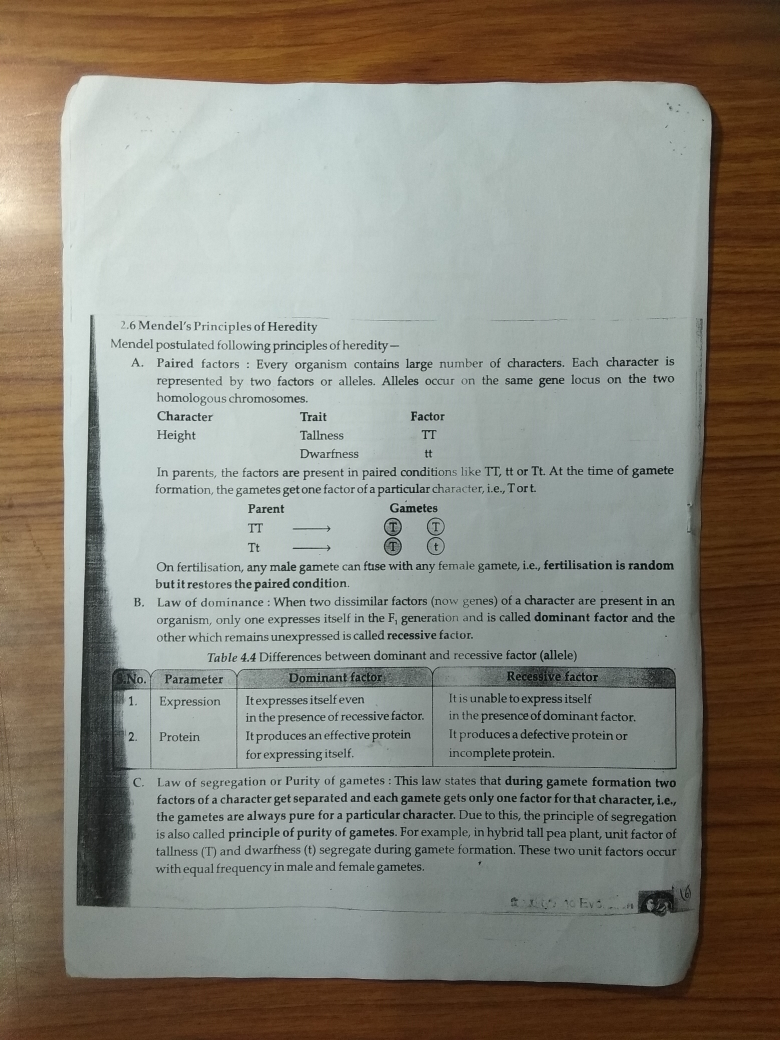
#> input picture OCR_preprocess/images/image2.jpg, 3120 x 4160 px, found by its file name (shown at 1/4 size)
$ python OCR_preprocess.py
#> lines starting #> are read from the running program, lines starting #| are printed output that depends on the picture; after the words box and inside, x2 and y2 are one past the last pixel; in counts of white or black regions, pixels touching at a corner belong together
### OCR_preprocess/fpoint_transform.py
import numpy as np
import cv2

def order_points(pts):
    #make a zeros array for 4 points
    rect = np.zeros((4,2), dtype = "float32")

    #get top left and bottom right point by getting sum of coordinates of all points
    s = pts.sum(axis = 1)
    rect[0] = pts[np.argmin(s)]
    rect[2] = pts[np.argmax(s)]

    #get top left and bottom right point by getting difference of coordinates of all points
    d = np.diff(pts, axis=1)
    rect[1] = pts[np.argmin(d)]
    rect[3] = pts[np.argmax(d)]

    return rect

def four_point_transform(image, pts):
    rect = order_points(pts)
    (tl, tr, br, bl) = rect

    #computing width of new image
    widthA = np.sqrt(((br[0] - bl[0]) ** 2) + ((br[1] - bl[1]) ** 2))
    widthB = np.sqrt(((tr[0] - tl[0]) ** 2) + ((tr[1] - tl[1]) ** 2))
    maxWidth = max(int(widthA), int(widthB))

    #computing length of new image
    heightA = np.sqrt(((tr[0] - br[0]) ** 2) + ((tr[1] - br[1]) ** 2))
    heightB = np.sqrt(((tl[0] - bl[0]) ** 2) + ((tl[1] - bl[1]) ** 2))
    maxHeight = max(int(heightA), int(heightB))

    #making array containing positions of the pixels at 4 boundary points of the new image
    dst = np.array([
		[0, 0],
		[maxWidth - 1, 0],
		[maxWidth - 1, maxHeight - 1],
		[0, maxHeight - 1]], dtype = "float32")

    #computing transform array from the boundary points of new and old images
    M = cv2.getPerspectiveTransform(rect, dst)
    #applying perspective transform using transform array M
    warped = cv2.warpPerspective(image, M, (maxWidth, maxHeight))

    return warped

### OCR_preprocess/OCR_preprocess.py
import fpoint_transform
from fpoint_transform import four_point_transform
import skimage
from skimage.filters import threshold_local
import numpy as np
import cv2
import imutils

#Getting image from path and then resizing it for preprocessing
path = r"C:\Users\nauri\source\repos\OCR_preprocess\OCR_preprocess\images"
image = cv2.imread(path + "\image2.jpg")
#> image is the input picture: shape (4160, 3120, 3); mean B, G, R 125.6, 135.9, 138.3
ratio = image.shape[0]/500.0
#> ratio = 8.32
orig = image.copy()
image = imutils.resize(image, height=500)
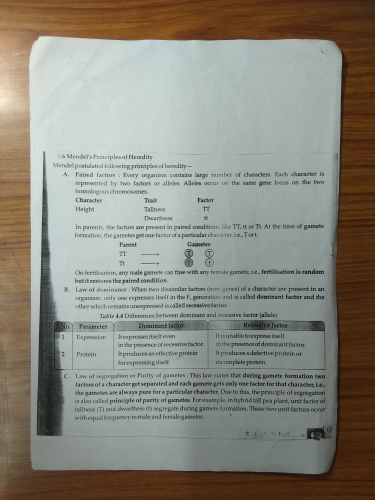
#> image: shape (500, 375, 3); mean B, G, R 125.6, 135.9, 138.3

#converting image to grayscale and then applying filters
gray = cv2.cvtColor(image, cv2.COLOR_BGR2GRAY)
gray = cv2.bilateralFilter(gray, 9, 75, 75)
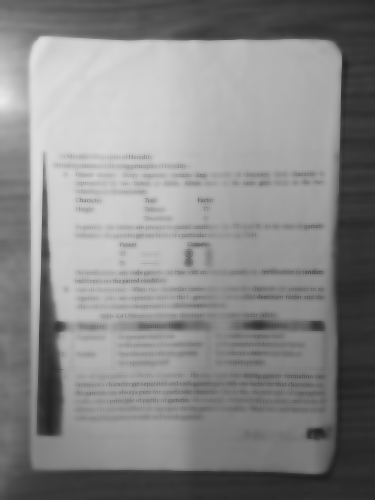
#> gray: shape (500, 375); min 29, max 234, mean 135.7
img = cv2.adaptiveThreshold(gray, 255, cv2.ADAPTIVE_THRESH_GAUSSIAN_C, cv2.THRESH_BINARY, 115, 4)
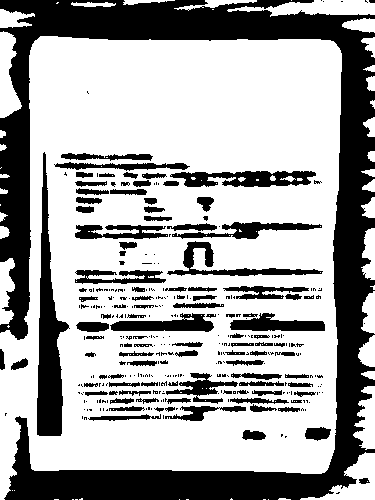
#> img: shape (500, 375); 65.7% white; 318 black regions (214 under 20 px), largest, box (x1, y1, x2, y2) and area: (0, 0, 375, 500) 41331, (37, 152, 70, 436) 4098, (170, 171, 316, 187) 1575
img = cv2.medianBlur(img, 11)
#> img: shape (500, 375); 69.1% white; 78 black regions (35 under 20 px), largest, box (x1, y1, x2, y2) and area: (0, 0, 375, 500) 41995, (37, 191, 67, 436) 3940, (168, 163, 312, 187) 1644
img = cv2.copyMakeBorder(img, 5, 5, 5, 5, cv2.BORDER_CONSTANT, value=[0, 0, 0])
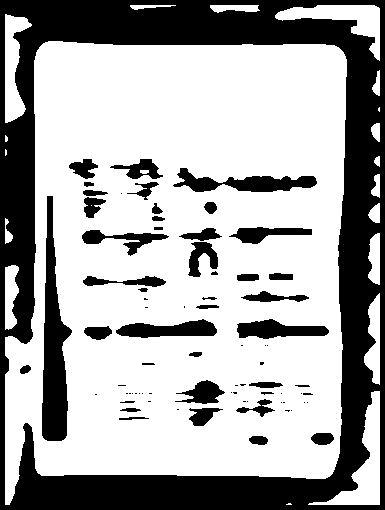
#> img: shape (510, 385); 66% white; 76 black regions (34 under 20 px), largest, box (x1, y1, x2, y2) and area: (0, 0, 385, 510) 50914, (42, 196, 72, 441) 3940, (173, 168, 317, 192) 1644

#applying erosion and dilation techniques to reduce noise in regions as well as reducing smaller irrelevant regions
thresh = cv2.erode(img, None, iterations=7)
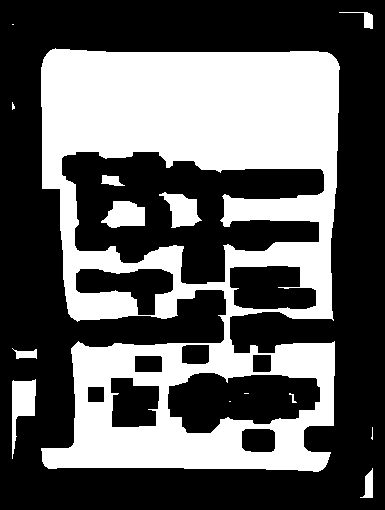
#> thresh: shape (510, 385); 37.1% white; 14 white regions (5 under 20 px), largest, box (x1, y1, x2, y2) and area: (41, 48, 340, 472) 69394, (12, 379, 36, 459) 970, (101, 201, 145, 228) 866
thresh = cv2.dilate(thresh, None, iterations=7)
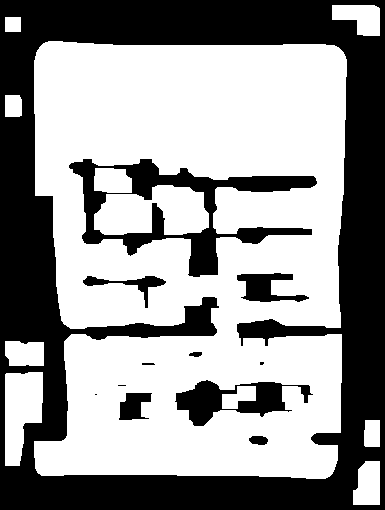
#> thresh: shape (510, 385); 59.1% white; 12 black regions (3 under 20 px), largest, box (x1, y1, x2, y2) and area: (0, 0, 385, 510) 67340, (69, 159, 317, 277) 7735, (175, 380, 313, 426) 2709

#applying canny filter to get edges
edges = cv2.Canny(thresh, 200, 250)
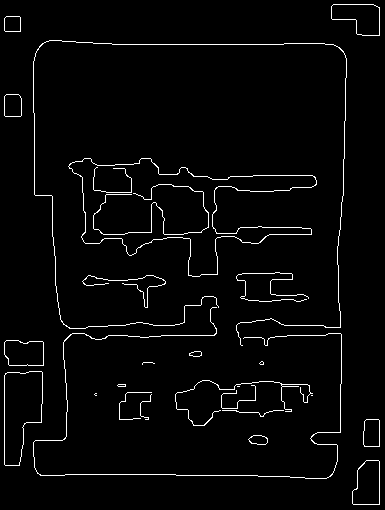
#> edges: shape (510, 385); 2.9% white in thin lines or dots

#finding countours in the image
contours = cv2.findContours(edges, cv2.RETR_TREE, cv2.CHAIN_APPROX_SIMPLE)
#> contours = 39 contours, 18 with area under 20; largest, box (x1, y1, x2, y2) and area: (68, 158, 317, 277) 12870, (68, 158, 317, 277) 12826, (4, 371, 43, 466) 2656, (4, 371, 43, 466) 2654, (331, 4, 380, 36) 1070
contours = imutils.grab_contours(contours)
contours = sorted(contours, key = cv2.contourArea, reverse = True)[:5]
#> contours = 5 contours; box (x1, y1, x2, y2) and area: (68, 158, 317, 277) 12870, (68, 158, 317, 277) 12826, (4, 371, 43, 466) 2656, (4, 371, 43, 466) 2654, (331, 4, 380, 36) 1070

height = edges.shape[0]
#> height = 510
width = edges.shape[1]
#> width = 385
#MAX_COUNTOUR_AREA = (width - 10) * (height - 10)

#maxAreaFound = MAX_COUNTOUR_AREA * 0.5

#default initialization for page countours
pageContour = np.array([[5, 5], [5, height-5], [width-5, height-5], [width-5, 5]])
#> pageContour = [[5, 5], [5, 505], [380, 505], [380, 5]]

for cnt in contours:
    # Simplify contour
    perimeter = cv2.arcLength(cnt, True)
    approx = cv2.approxPolyDP(cnt, 0.03 * perimeter, True)

    # Page has 4 corners and it is convex
    # Page area must be bigger than maxAreaFound
    if (len(approx) == 4 and
            cv2.isContourConvex(approx) and
            """maxAreaFound < cv2.contourArea(approx) < MAX_COUNTOUR_AREA"""):

        maxAreaFound = cv2.contourArea(approx)
        pageContour = approx
#> this loop made 5 passes
#> perimeter on passes 1 to 5: 980.4, 979.2, 258, 256.9, 152.7

# [21 lines of commented-out code are left out]
#> (the run stopped early here; a loop or call above may not have finished)

$ run again, with OCR_preprocess/images/image.jpg copied over OCR_preprocess/images/image2.jpg
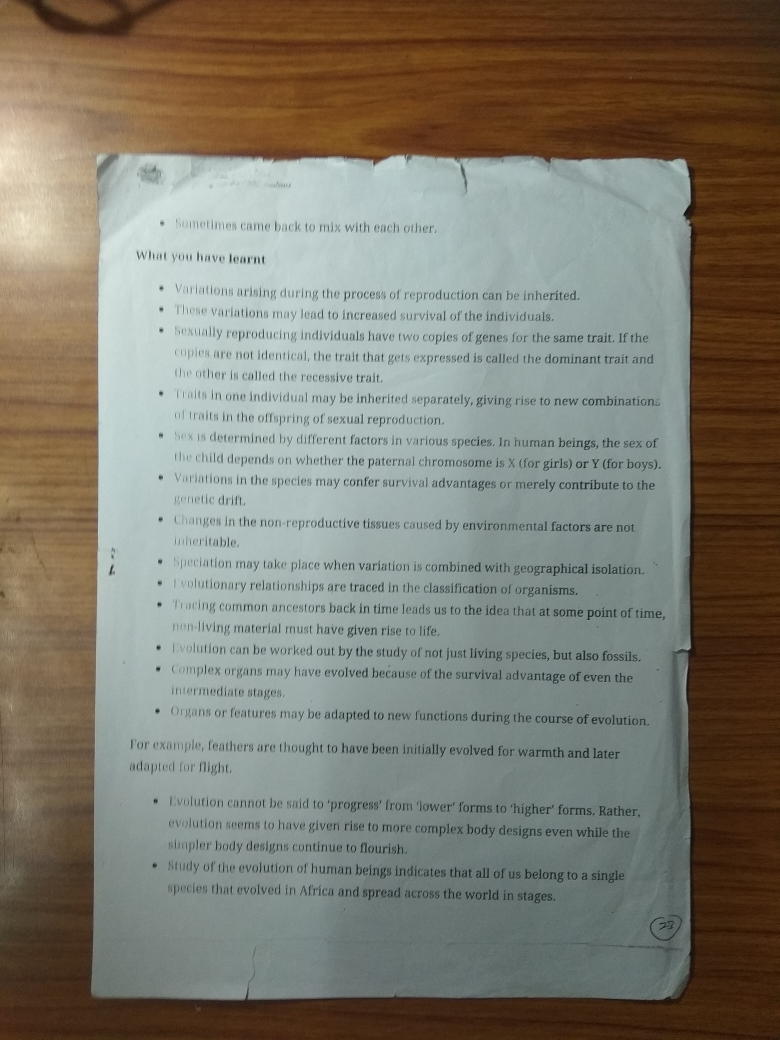
#> input picture OCR_preprocess/images/image.jpg, 3120 x 4160 px, found by its file name (shown at 1/4 size)
#> image is the input picture: shape (4160, 3120, 3); mean B, G, R 111.7, 123.5, 126.5
#> image: shape (500, 375, 3)
#> `img = cv2.adaptiveThreshold(gray, 255, cv2.ADAPTIVE_THRESH_GAUSSIAN_C,..`:
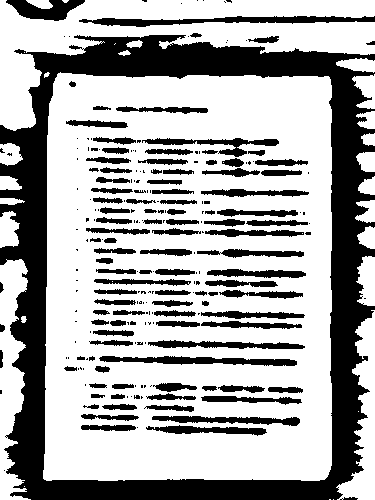
#> img: shape (500, 375); 66% white; 231 black regions (122 under 20 px), largest, box (x1, y1, x2, y2) and area: (0, 35, 375, 500) 39968, (79, 16, 375, 27) 1587, (99, 356, 297, 366) 1164
#> edges: shape (510, 385); 3.4% white in thin lines or dots
#> `contours = cv2.findContours(edges, cv2.RETR_TREE, cv2.CHAIN_APPROX_SIM..`: contours = 64 contours, 11 with area under 20; largest, box (x1, y1, x2, y2) and area: (48, 78, 337, 486) 114987, (48, 78, 337, 486) 114976, (4, 4, 380, 133) 18061, (4, 4, 380, 133) 18028, (170, 391, 303, 440) 1834
#> `contours = sorted(contours, key = cv2.contourArea, reverse = True)[:5]`: contours = 5 contours; box (x1, y1, x2, y2) and area: (48, 78, 337, 486) 114987, (48, 78, 337, 486) 114976, (4, 4, 380, 133) 18061, (4, 4, 380, 133) 18028, (170, 391, 303, 440) 1834
#> the loop `for cnt in contours:` made 5 passes
#> (perimeter, maxAreaFound, pageContour) on passes 1 to 2: (1378.9, 110517.5, [[63, 79], [49, 482], [328, 484], [335, 85]]), (1376.5, 110125.5, [[65, 78], [335, 86], [329, 483], [48, 480]])
#> s = [1189.8, 3502.7, 6755.8, 4393]
#> d = [108.2, -2071.7, 1281.3, 3594.2]
#> rect = [[540.8, 649], [2787.2, 715.5], [2737.3, 4018.6], [399.4, 3993.6]]
#> tl = [540.8, 649]; tr = [2787.2, 715.5]; br = [2737.3, 4018.6]; bl = [399.4, 3993.6]
#> widthA = 2338.1
#> widthB = 2247.4
#> maxWidth = 2338
#> heightA = 3303.4
#> heightB = 3347.6
#> maxHeight = 3347
#> dst = [[0, 0], [2337, 0], [2337, 3346], [0, 3346]]
#> M = [[1.03, 0.0436, -585.5], [-0.0309, 1.04, -660.9], [-6.04e-06, 1.19e-05, 1]]
#> in four_point_transform, `warped = cv2.warpPerspective(image, M, (maxWidth, maxHeight))`:
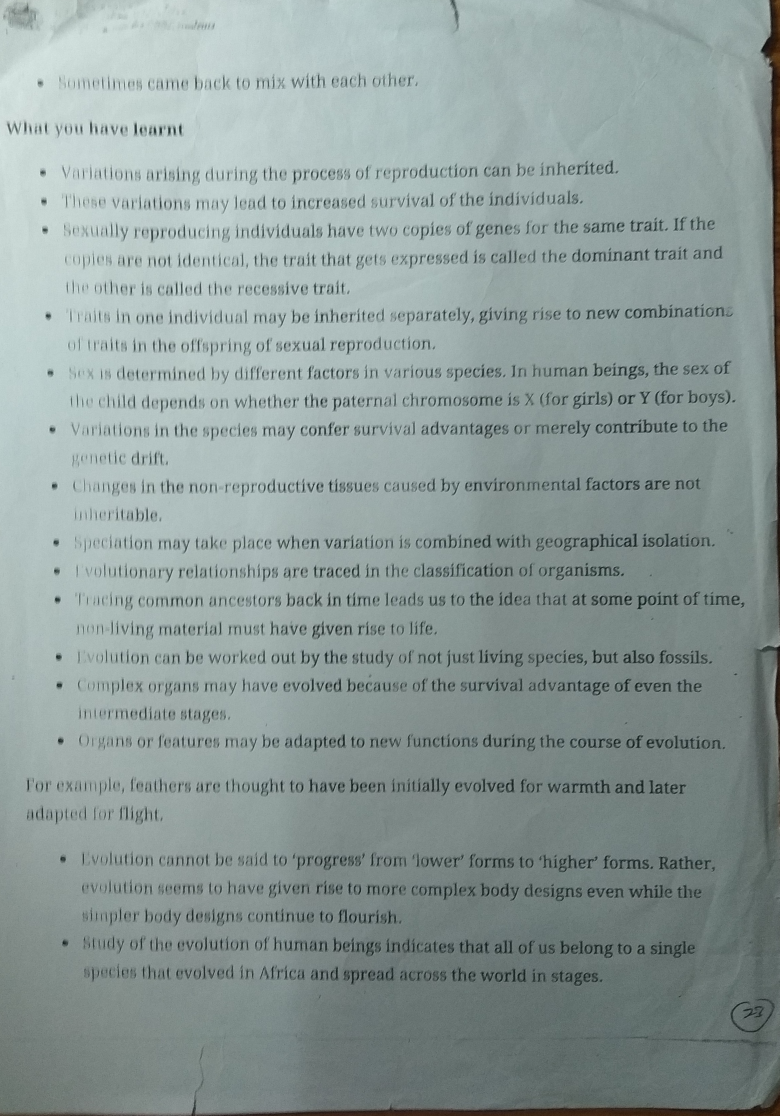
#> warped: shape (3347, 2338, 3) (shown at 1/3 size); mean B, G, R 152.9, 154.8, 140.8
